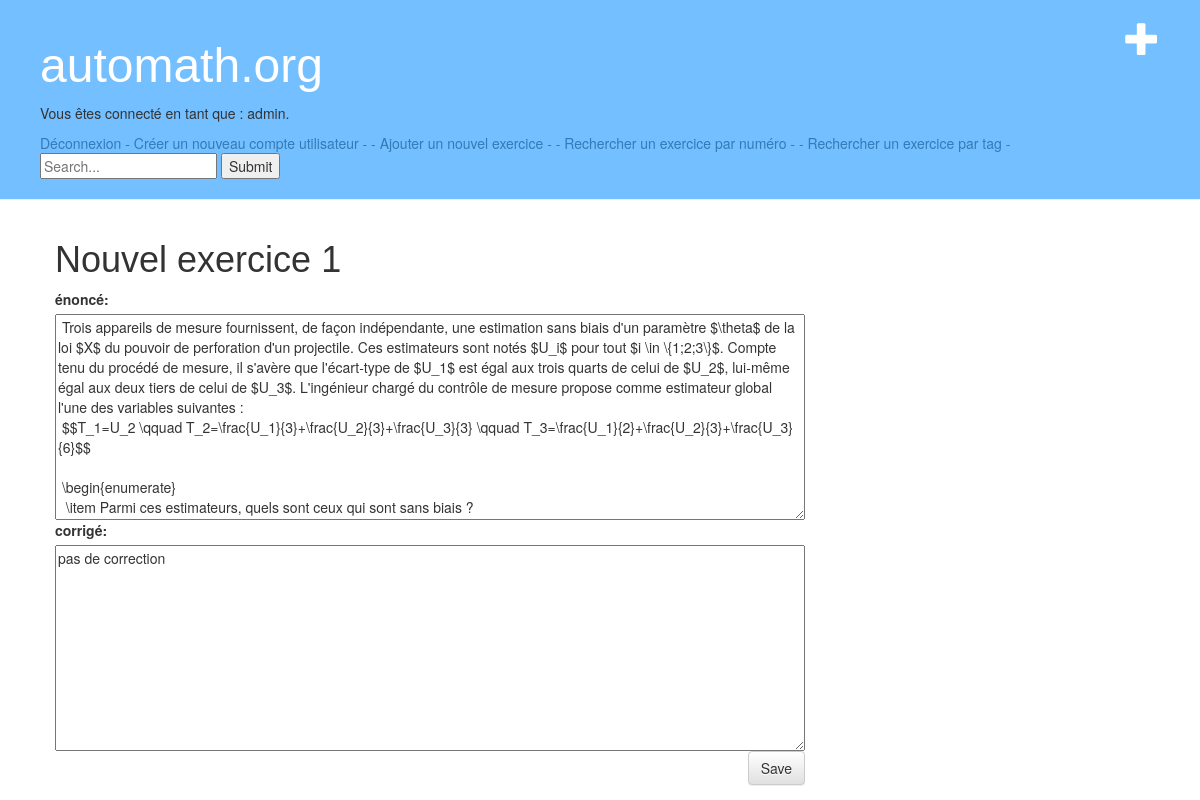
The app's page /exobase/post/1/edit/ (signed in), older data.
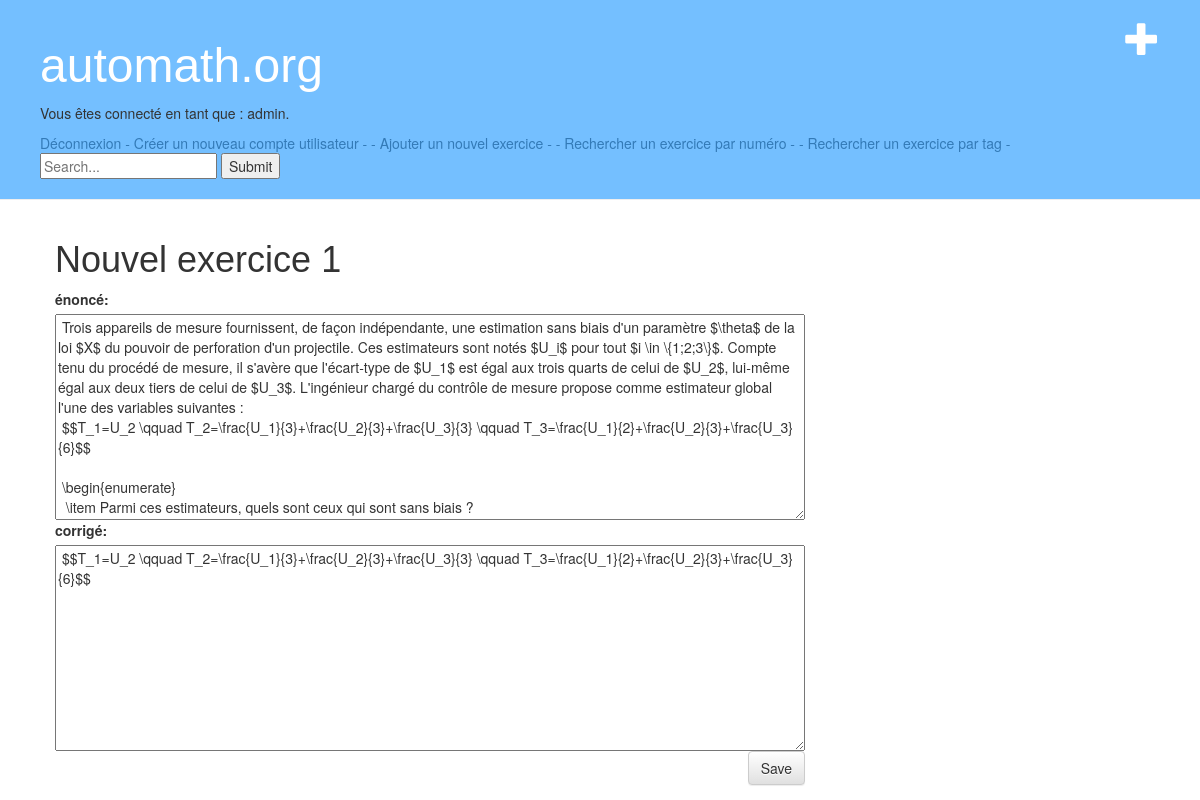
The same page, newer data.
### exobase/models.py (models this page shows, shortened)
class Exercice(models.Model):
    enonce_text = models.TextField()
    corrige_text = models.TextField(default="pas de correction")
    pub_date = models.DateTimeField('date published')
    tags = TaggableManager()
    author = models.ForeignKey(User)

### exobase/views.py (the view)
# urls.py: url(r'^post/(?P<pk>[0-9]+)/edit/$', views.ex_edit, name='post_edit'),
@login_required(redirect_field_name='exobase/login/')
def ex_edit(request, pk):
    exercice = get_object_or_404(Exercice, pk=pk)
    if request.method == "POST":
        form = ExoForm(request.POST, instance=exercice)
        if form.is_valid():
            exercice = form.save(commit=False)
            exercice.pub_date = timezone.now()
            exercice.save()
            form.save_m2m()
            return redirect('detail', exercice_id=exercice.pk)
    else:
        form = ExoForm(instance=exercice)
    return render(request, 'exobase/exercice_edit.html', {'form': form, 'exercice': exercice})

### exobase/forms.py
class ExoForm(forms.ModelForm):
    class Meta:
        model = Exercice
        fields = ['enonce_text','corrige_text','tags']
        labels = {
                  'enonce_text': 'énoncé',
                  'corrige_text': 'corrigé',
                  'tags': 'tags',
        }

### exobase/templates/exobase/exercice_edit.html
{% extends 'exobase/base.html' %}
{% block content %}
    <h1>Nouvel exercice {{ exercice.id }}</h1>
    <form method="POST" class="post-form">{% csrf_token %}
        {{ form }}
        <button type="submit" class="save btn btn-default">Save</button>
    </form>
{% endblock %}

Row changes from the older to the newer data that the page shows:
changed Exercice id 1: corrige_text "pas de correction" → "$$T_1=U_2 \\qquad T_2=\\frac{U_1}{3}+\\frac{U_2}{3}+\\frac{U_3}{3} \\qquad T_3=\\frac{U_1}{2}+\\frac{U_2}{3}+\\frac{U_3}{6}$$"
